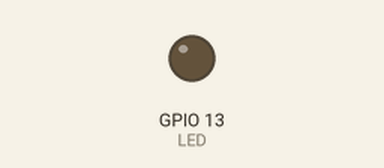
Simulated run of this sketch. Board: ESP8266 (NodeMCU). Parts: output pins drawn as LEDs (lit = HIGH). WiFi joins after 1.5 s; servers stay silent unless stated; what the sketch prints to the serial monitor is not drawn.

Above: at 1.3 s.
Timing chart, 0 to 26.6 s (numbered marks = the images above):
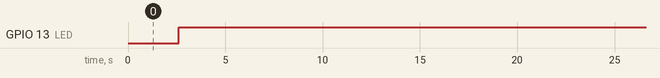

The sketch:

ESP8266_mail_sender.3.ino.ino
```cpp
/*
 * EMailSender library for Arduino, esp8266 and esp32
 * Simple esp8266 Gmail send example
 *
 * https://www.mischianti.org/category/my-libraries/emailsender-send-email-with-attachments/
 *
 * modif 28/08/2023 @AP la led s' allume au démarrage pendant plusieurs secondes
 * jusqu'à ce que la connexion wifi soit réalisée
 * puis s'éteint 1 sezconde et clignote 3 fois
 * un mail est alors envoyé :
 * clignotement régulier 0,5sec ON/OFF KO ; 2 flashs / 0,5 sec OK
 * modifier LED/LEDON/LEDOFF selon la carte utilisée
 * modifier les params :
 * ssid,password,msender,msenderpwd,mreceiver,msujet,mmessage et rien d'autre
 *
 */

#include "Arduino.h"
#include <EMailSender.h>
#include <ESP8266WiFi.h>

// pour sonoff_RF_R2 modifier les numéros de pins et LEDON/LEDOFF pour une autre carte
#define LED 13
#define LEDON LOW
#define LEDOFF HIGH
#define RELAY 12

//------------ params ---------------
const char* ssid = "mon_wifi";
const char* password = "mon_mdp_du_wifi";

const char* msender    = "mon adresse mail expéditeur";
const char* msenderpwd = "mon mdp google mail expéditeur";
const char* mreceiver  = "adresse mail destinataire"; // peut être la même que l'expéditeur
const char* msujet     = "test emailsender 2.4.2"; //"sujet";
const char* mmessage   = "great !<br>that works<br>merci + bises"; //"mon message";
// -----------------------------------


uint8_t connection_state = 0;
uint16_t reconnect_interval = 1000;

EMailSender emailSend(msender, msenderpwd);

uint8_t WiFiConnect(const char* nSSID = nullptr, const char* nPassword = nullptr)
{
    static uint16_t attempt = 0;
    Serial.print("Connecting to ");Serial.print(nSSID);Serial.print("/");Serial.println(nPassword);
    if(nSSID) {
        WiFi.begin(nSSID, nPassword);
        Serial.print(nSSID);
    }

    uint8_t i = 0;
    while(WiFi.status()!= WL_CONNECTED && i++ < 50)
    {
        delay(200);
        Serial.print(".");
    }
    ++attempt;

    if(i == 51) {
        Serial.print("Connection: TIMEOUT on attempt: ");
        Serial.println(attempt);
        if(attempt % 2 == 0)
            Serial.println("Check if access point available or SSID and Password\r\n");
        return false;
    }
    Serial.println("Connection: ESTABLISHED");
    Serial.print("Got IP address: ");
    Serial.println(WiFi.localIP());
    return true;
}

void Awaits()
{
    uint32_t ts = millis();
    while(!connection_state)
    {
        delay(50);
        digitalWrite(LED,!LED);
        if(millis() > (ts + reconnect_interval) && !connection_state){
            connection_state = WiFiConnect();
            ts = millis();
        }
    }
}

void setup()
{
    pinMode(LED,OUTPUT);

    Serial.begin(115200);
    Serial.println("start ");
    delay(1000);

    connection_state = WiFiConnect(ssid, password);
    if(!connection_state)  // if not connected to WIFI
        Awaits();          // constantly trying to connect

    digitalWrite(LED,LEDOFF);delay(1000);
    // 3 blinks ok
    for(uint8_t i=0;i<3;i++){
      digitalWrite(LED,LEDON);delay(5);digitalWrite(LED,LEDOFF);delay(200);
    }

    EMailSender::EMailMessage message;
    message.subject = msujet;
    message.message = mmessage;

    EMailSender::Response resp = emailSend.send(mreceiver, message);

    Serial.println("Sending status: ");

    Serial.println(resp.status);
    Serial.println(resp.code);
    Serial.println(resp.desc);

    delay(1000);

#define SLOW 500
      while(1){
        if(resp.status==true){
          for(uint8_t i=0;i<2;i++){digitalWrite(LED,LEDON);delay(5);digitalWrite(LED,LEDOFF);delay(200);}
        }
        else{
          digitalWrite(LED,LEDON);delay(SLOW);digitalWrite(LED,LEDOFF);
        }
        delay(SLOW);
      }


}

void loop()
{

}
```

Measured:
- by itself, GPIO 13 (LED): LOW → HIGH at 2.6 s
- by itself, everything shown: repeats every 41.0 s, in 90 steps
